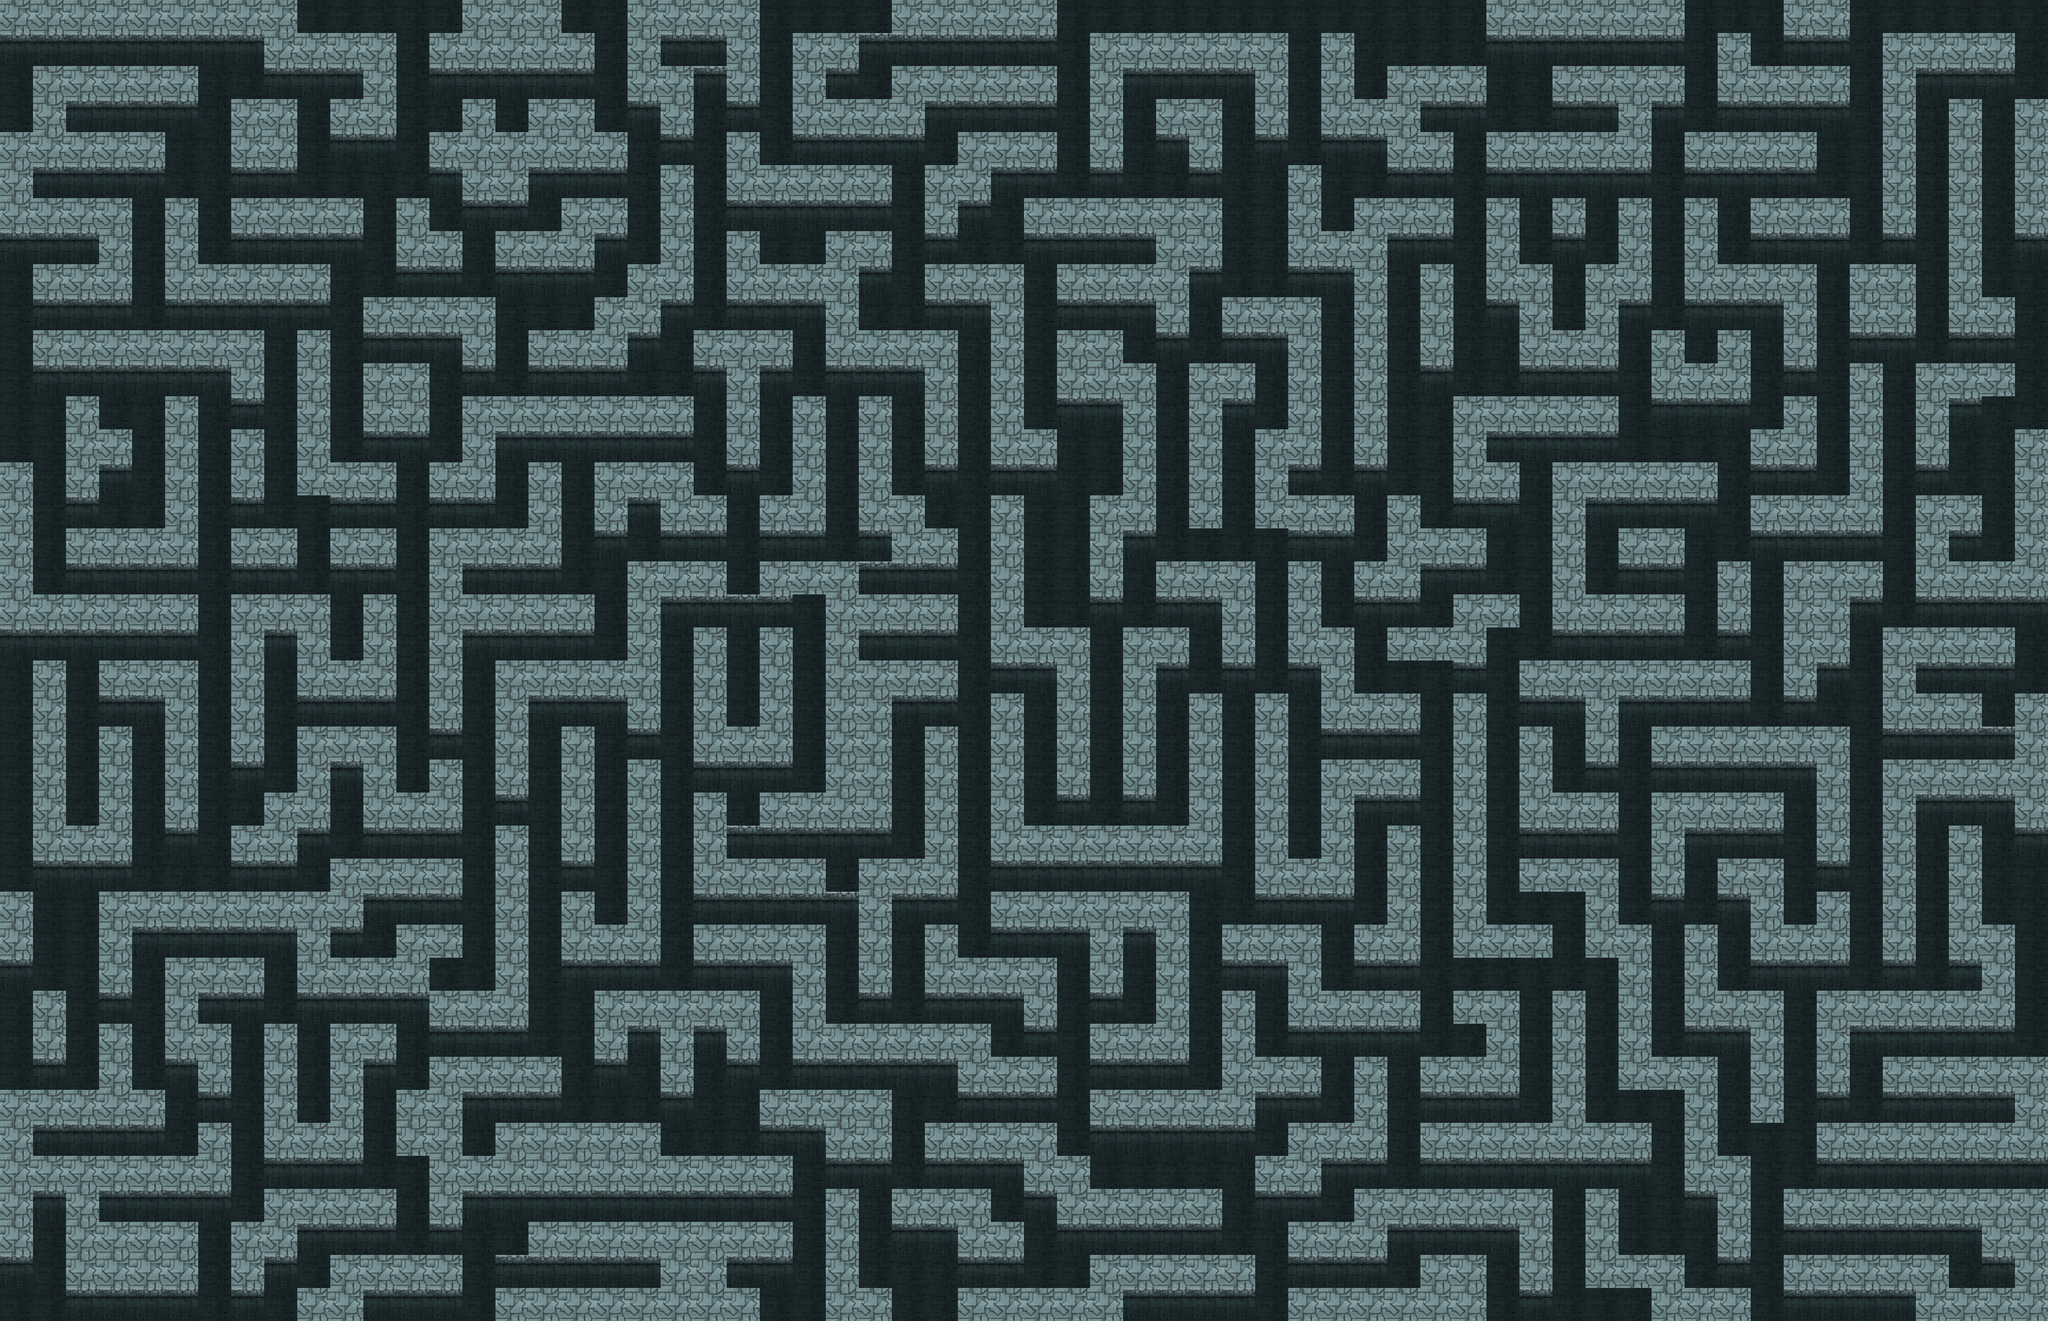

The image is a tile-based game level rendered from a .tmx file. Its description and source (layers, tilesets, objects; grid data summarised) follow:
An orthogonal 62x40 tile map with 64x64 px tiles, 1 tile layer (Calque de Tile 1) and 116 objects.

<map version="1.0" orientation="orthogonal" renderorder="right-down" width="62" height="40" tilewidth="64" tileheight="64" nextobjectid="135">
 <tileset firstgid="1" name="couloirs_64px" tilewidth="64" tileheight="64" tilecount="169" columns="13">
  <image source="couloirs_64px.png" width="832" height="832" />
  <tile id="84">
   <properties>
    <property name="collidable" value="true" />
   </properties>
  </tile>
  <tile id="97">
   <properties>
    <property name="collidable" value="true" />
   </properties>
  </tile>
 </tileset>
 <layer name="Calque de Tile 1" width="62" height="40">
  <data>[2480 cells, 2480 non-empty, 4 distinct tile ids]</data>
 </layer>
 <objectgroup name="sorties">
  <object id="14" x="580" y="2" width="60" height="56" />
  <object id="15" x="836" y="0" width="58" height="62" />
  <object id="16" x="642" y="2" width="62" height="56" />
  <object id="17" x="706" y="4" width="60" height="56" />
  <object id="18" x="768" y="2" width="68" height="56" />
  <object id="19" x="1086" y="2" width="68" height="60" />
  <object id="20" x="1152" y="2" width="64" height="58" />
  <object id="21" x="1474" y="2" width="60" height="60" />
  <object id="22" x="1546" y="12" width="52" height="50" />
  <object id="23" x="1600" y="0" width="62" height="58" />
  <object id="24" x="1664" y="0" width="62" height="58" />
  <object id="25" x="2052" y="4" width="60" height="54" />
  <object id="26" x="2120" y="6" width="60" height="52" />
  <object id="27" x="2184" y="8" width="58" height="50" />
  <object id="28" x="2242" y="6" width="58" height="54" />
  <object id="29" x="2308" y="2" width="60" height="58" />
  <object id="30" x="2366" y="4" width="62" height="58" />
  <object id="31" x="2428" y="6" width="68" height="52" />
  <object id="32" x="2496" y="2" width="68" height="64" />
  <object id="33" x="2564" y="10" width="68" height="52" />
  <object id="34" x="2630" y="4" width="64" height="62" />
  <object id="35" x="2698" y="2" width="58" height="64" />
  <object id="36" x="2762" y="4" width="58" height="70" />
  <object id="37" x="2822" y="2" width="56" height="66" />
  <object id="38" x="3266" y="8" width="64" height="52" />
  <object id="39" x="3334" y="8" width="54" height="58" />
  <object id="40" x="3394" y="6" width="60" height="62" />
  <object id="41" x="3590" y="4" width="58" height="58" />
  <object id="42" x="3654" y="10" width="60" height="52" />
  <object id="43" x="3714" y="6" width="62" height="52" />
  <object id="44" x="3774" y="2" width="68" height="58" />
  <object id="45" x="3842" y="4" width="60" height="56" />
  <object id="46" x="3904" y="4" width="62" height="60" />
  <object id="47" x="3912" y="66" width="56" height="56" />
  <object id="48" x="3906" y="138" width="58" height="54" />
  <object id="49" x="3906" y="452" width="62" height="62" />
  <object id="50" x="3904" y="516" width="62" height="56" />
  <object id="51" x="3912" y="580" width="58" height="60" />
  <object id="52" x="3912" y="650" width="56" height="54" />
  <object id="53" x="3908" y="702" width="56" height="54" />
  <object id="54" x="3908" y="766" width="56" height="60" />
  <object id="55" x="3908" y="1158" width="56" height="60" />
  <object id="56" x="3908" y="1222" width="54" height="54" />
  <object id="57" x="3906" y="1282" width="64" height="58" />
  <object id="58" x="3904" y="1598" width="58" height="60" />
  <object id="59" x="3908" y="1664" width="58" height="62" />
  <object id="60" x="3906" y="1732" width="62" height="60" />
  <object id="61" x="3902" y="1796" width="66" height="60" />
  <object id="62" x="3906" y="1858" width="62" height="62" />
  <object id="63" x="3902" y="1924" width="64" height="58" />
  <object id="64" x="3902" y="1990" width="66" height="56" />
  <object id="65" x="3904" y="2252" width="66" height="50" />
  <object id="69" x="0" y="70" width="66" height="62" />
  <object id="70" x="4" y="132" width="60" height="60" />
  <object id="71" x="4" y="198" width="60" height="56" />
  <object id="72" x="4" y="458" width="56" height="60" />
  <object id="73" x="4" y="520" width="56" height="58" />
  <object id="74" x="10" y="590" width="50" height="52" />
  <object id="75" x="2" y="642" width="56" height="50" />
  <object id="76" x="4" y="710" width="58" height="48" />
  <object id="77" x="0" y="768" width="66" height="56" />
  <object id="78" x="8" y="826" width="50" height="66" />
  <object id="79" x="6" y="1218" width="60" height="62" />
  <object id="80" x="0" y="1278" width="64" height="60" />
  <object id="81" x="0" y="1338" width="62" height="62" />
  <object id="82" x="2" y="1404" width="60" height="52" />
  <object id="83" x="4" y="1460" width="58" height="66" />
  <object id="84" x="0" y="1524" width="62" height="66" />
  <object id="85" x="4" y="1590" width="56" height="60" />
  <object id="86" x="8" y="1662" width="52" height="60" />
  <object id="87" x="2" y="1862" width="60" height="60" />
  <object id="88" x="2" y="1922" width="58" height="60" />
  <object id="89" x="0" y="1986" width="60" height="58" />
  <object id="90" x="8" y="2056" width="52" height="56" />
  <object id="91" x="2" y="2438" width="62" height="64" />
  <object id="92" x="0" y="2506" width="66" height="54" />
  <object id="93" x="68" y="2504" width="60" height="54" />
  <object id="94" x="124" y="2502" width="72" height="62" />
  <object id="95" x="198" y="2500" width="58" height="64" />
  <object id="96" x="256" y="2506" width="64" height="72" />
  <object id="97" x="316" y="2508" width="68" height="64" />
  <object id="98" x="392" y="2502" width="62" height="62" />
  <object id="99" x="450" y="2498" width="62" height="74" />
  <object id="100" x="512" y="2504" width="64" height="66" />
  <object id="101" x="706" y="2504" width="64" height="68" />
  <object id="102" x="770" y="2504" width="62" height="68" />
  <object id="103" x="832" y="2510" width="60" height="66" />
  <object id="104" x="892" y="2504" width="68" height="72" />
  <object id="105" x="1472" y="2496" width="64" height="82" />
  <object id="106" x="1536" y="2498" width="64" height="72" />
  <object id="107" x="1728" y="2496" width="70" height="78" />
  <object id="108" x="1794" y="2498" width="64" height="58" />
  <object id="109" x="2180" y="2500" width="60" height="58" />
  <object id="110" x="2238" y="2498" width="70" height="64" />
  <object id="111" x="2304" y="2496" width="64" height="74" />
  <object id="112" x="2368" y="2502" width="66" height="68" />
  <object id="113" x="2432" y="2502" width="64" height="72" />
  <object id="114" x="2882" y="2490" width="62" height="68" />
  <object id="115" x="2942" y="2488" width="66" height="80" />
  <object id="116" x="3010" y="2492" width="64" height="96" />
  <object id="117" x="3072" y="2492" width="62" height="82" />
  <object id="118" x="3130" y="2492" width="68" height="80" />
  <object id="119" x="3390" y="2494" width="66" height="64" />
  <object id="120" x="3450" y="2490" width="70" height="68" />
  <object id="121" x="3516" y="2488" width="68" height="68" />
  <object id="122" x="3582" y="2498" width="62" height="64" />
  <object id="123" x="3644" y="2506" width="64" height="58" />
 </objectgroup>
 <objectgroup name="spawns_hunter" opacity="0.9">
  <object id="124" x="962.667" y="706.667" width="61.3333" height="60" />
  <object id="125" x="3268" y="640" width="58" height="62" />
  <object id="128" x="1854.55" y="1215.15" width="63.6364" height="60.6061" />
  <object id="129" x="893.939" y="2175.76" width="69.697" height="63.6364" />
  <object id="130" x="3200" y="2240" width="64" height="64" />
 </objectgroup>
 <objectgroup name="spawns_ghost">
  <object id="131" x="384" y="1340" width="60" height="56" />
  <object id="132" x="3592" y="1348" width="52" height="44" />
  <object id="133" x="2052" y="2364" width="60" height="56" />
  <object id="134" x="2052" y="304" width="60" height="76" />
 </objectgroup>
</map>